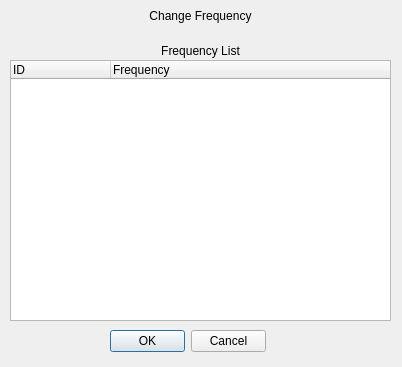
<?xml version="1.0" encoding="UTF-8"?>
<ui version="4.0">
 <class>Dialog</class>
 <widget class="QDialog" name="Dialog">
  <property name="geometry">
   <rect>
    <x>0</x>
    <y>0</y>
    <width>402</width>
    <height>367</height>
   </rect>
  </property>
  <property name="windowTitle">
   <string>Dialog</string>
  </property>
  <widget class="QWidget" name="verticalLayoutWidget">
   <property name="geometry">
    <rect>
     <x>0</x>
     <y>0</y>
     <width>401</width>
     <height>31</height>
    </rect>
   </property>
   <layout class="QVBoxLayout" name="verticalLayout">
    <item>
     <widget class="QLabel" name="label">
      <property name="text">
       <string>Change Frequency</string>
      </property>
      <property name="alignment">
       <set>Qt::AlignCenter</set>
      </property>
     </widget>
    </item>
   </layout>
  </widget>
  <widget class="QWidget" name="verticalLayoutWidget_2">
   <property name="geometry">
    <rect>
     <x>0</x>
     <y>40</y>
     <width>401</width>
     <height>21</height>
    </rect>
   </property>
   <layout class="QVBoxLayout" name="verticalLayout_2">
    <item>
     <widget class="QLabel" name="label_2">
      <property name="text">
       <string>Frequency List</string>
      </property>
      <property name="alignment">
       <set>Qt::AlignCenter</set>
      </property>
     </widget>
    </item>
   </layout>
  </widget>
  <widget class="QWidget" name="verticalLayoutWidget_3">
   <property name="geometry">
    <rect>
     <x>10</x>
     <y>60</y>
     <width>381</width>
     <height>261</height>
    </rect>
   </property>
   <layout class="QVBoxLayout" name="verticalLayout_3">
    <item>
     <widget class="QTreeWidget" name="treeWidget">
      <column>
       <property name="text">
        <string>ID</string>
       </property>
      </column>
      <column>
       <property name="text">
        <string>Frequency</string>
       </property>
      </column>
     </widget>
    </item>
   </layout>
  </widget>
  <widget class="QDialogButtonBox" name="button_save">
   <property name="geometry">
    <rect>
     <x>110</x>
     <y>330</y>
     <width>156</width>
     <height>23</height>
    </rect>
   </property>
   <property name="standardButtons">
    <set>QDialogButtonBox::Cancel|QDialogButtonBox::Ok</set>
   </property>
  </widget>
 </widget>
 <resources/>
 <connections/>
</ui>
